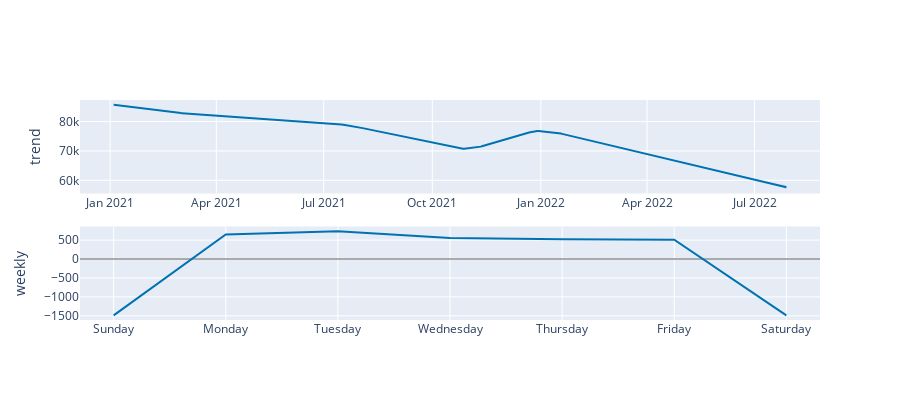

Notebook code for this chart:
### Code cell
# 컴포넌트별 시각회
# 주별, 월별, 연도별 시각화

plot_components_plotly(p, forecast)

### Figure 1 — Plotly figure (JSON) as saved in the notebook; plotly's stock layout.template omitted (floating-point values rounded to 4 significant figures; data arrays with more than 128 entries replaced by an {"elided": "..."} marker saying what was removed)
{"data": [{"line": {"color": "#0072B2", "width": 2}, "mode": "lines", "name": "trend", "type": "scatter", "x": {"elided": "397 str values"}, "xaxis": "x", "y": {"elided": "397 float values"}, "yaxis": "y"}, {"line": {"color": "rgba(0, 114, 178, 0.2)", "width": 0}, "mode": "lines", "name": "trend_upper", "type": "scatter", "x": {"elided": "397 str values"}, "xaxis": "x", "y": {"elided": "397 float values"}, "yaxis": "y"}, {"fill": "tonexty", "fillcolor": "rgba(0, 114, 178, 0.2)", "line": {"color": "rgba(0, 114, 178, 0.2)", "width": 0}, "mode": "lines", "name": "trend_lower", "type": "scatter", "x": {"elided": "397 str values"}, "xaxis": "x", "y": {"elided": "397 float values"}, "yaxis": "y"}, {"line": {"color": "#0072B2", "width": 2}, "mode": "lines", "name": "weekly", "type": "scatter", "x": ["2017-01-01T00:00:00", "2017-01-02T00:00:00", "2017-01-03T00:00:00", "2017-01-04T00:00:00", "2017-01-05T00:00:00", "2017-01-06T00:00:00", "2017-01-07T00:00:00"], "xaxis": "x2", "y": [-1488.0, 649.8, 736.1, 557.8, 523.3, 508.6, -1488.0], "yaxis": "y2"}], "layout": {"height": 400, "showlegend": false, "width": 900, "xaxis": {"anchor": "y", "domain": [0, 1], "range": ["2020-12-06T12:00:00", "2022-08-25T12:00:00"], "type": "date"}, "xaxis2": {"anchor": "y2", "domain": [0, 1], "range": ["2016-12-31T16:48:00", "2017-01-07T07:12:00"], "tickformat": "%A", "type": "date"}, "yaxis": {"anchor": "x", "domain": [0.575, 1], "rangemode": "normal", "title": {"text": "trend"}, "zerolinecolor": "#AAA"}, "yaxis2": {"anchor": "x2", "domain": [0, 0.425], "title": {"text": "weekly"}, "zerolinecolor": "#AAA"}}}
